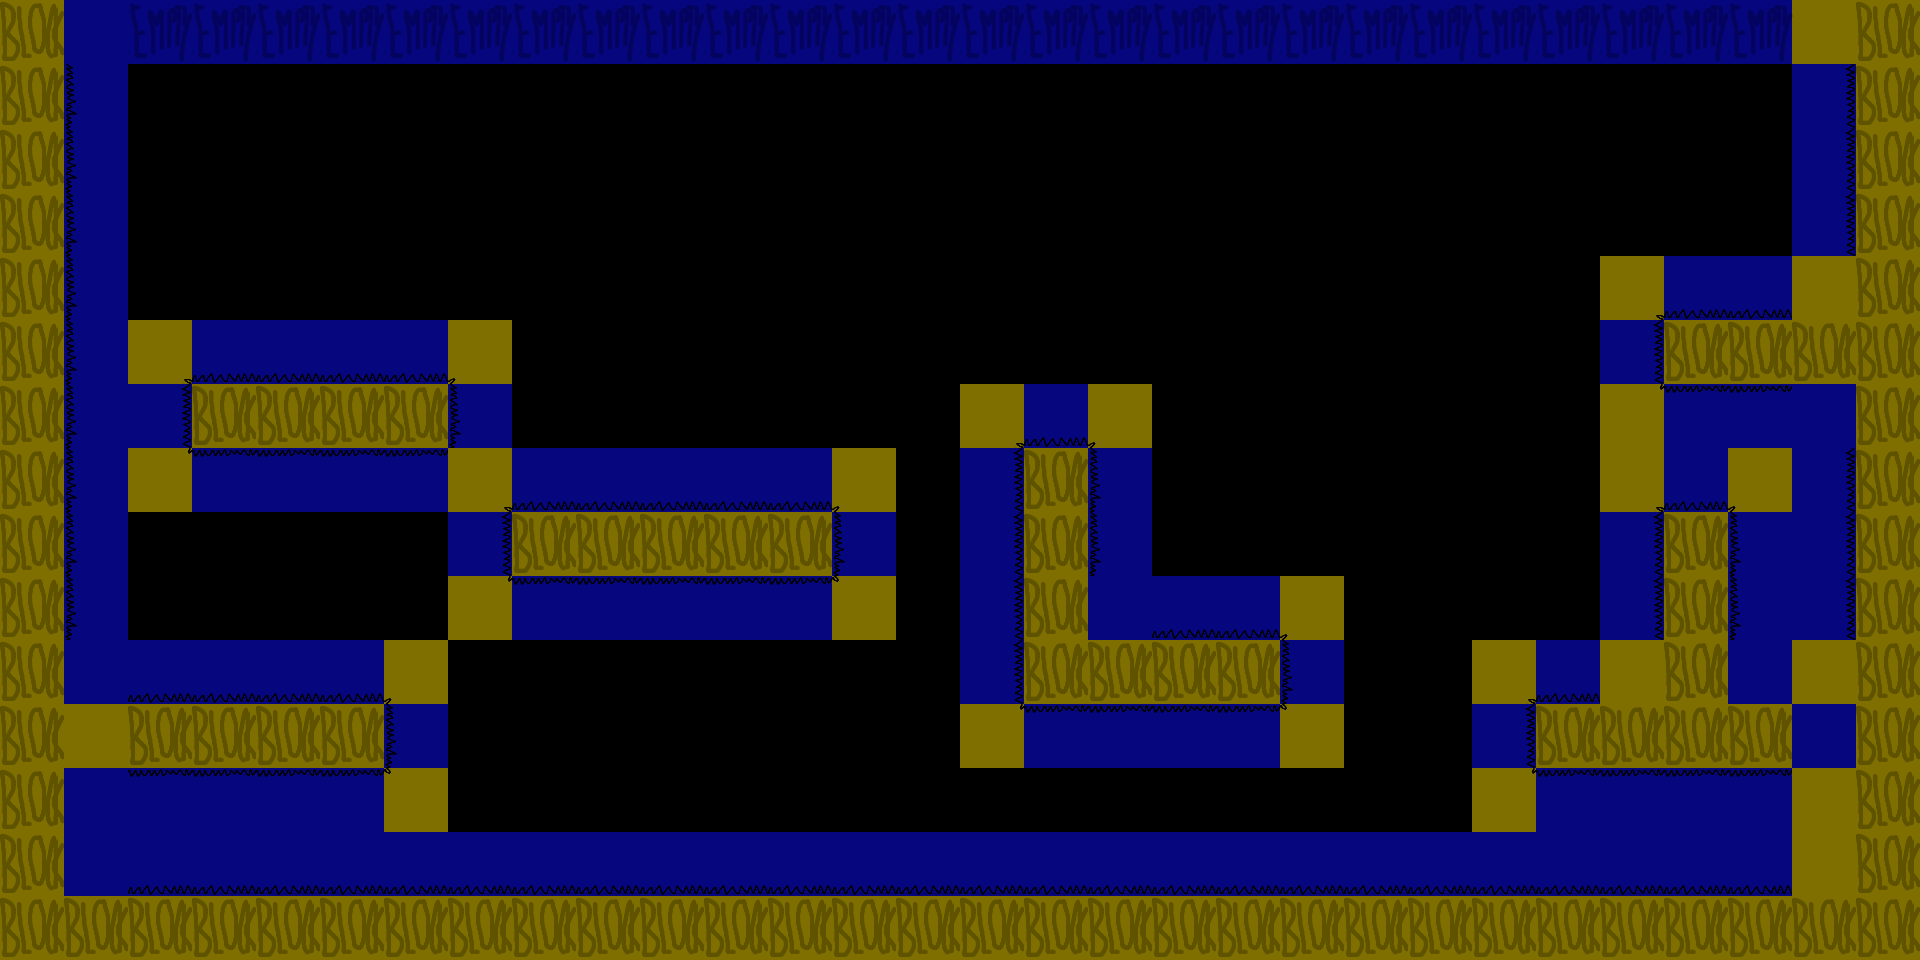

This is a level from a 2D game, rendered from its Tiled map with the project's own tilesets. A one-line summary and the map file follow, with tile-layer data summarised:
An orthogonal 30x15 tile map with 64x64 px tiles, 1 tile layer (map) and 58 objects.

<map version="1.0" orientation="orthogonal" width="30" height="15" tilewidth="64" tileheight="64">
 <tileset firstgid="1" name="tiles" tilewidth="64" tileheight="64">
  <image source="tiles.png" width="384" height="768" />
 </tileset>
 <layer name="map" width="30" height="15">
  <data>[450 cells, 251 non-empty, 21 distinct tile ids]</data>
 </layer>
 <objectgroup name="powerup" width="30" height="15">
  <object x="128" y="128" />
  <object x="512" y="128" />
  <object x="704" y="128" />
  <object x="960" y="128" />
  <object x="1344" y="128" />
  <object x="1408" y="128" />
  <object x="1472" y="128" />
  <object x="1536" y="128" />
 </objectgroup>
 <objectgroup name="ground" width="30" height="15">
  <object x="128" y="832" />
  <object x="896" y="832" />
  <object x="1728" y="832" />
  <object x="1472" y="832" />
  <object x="1216" y="832" />
  <object x="704" y="832" />
  <object x="384" y="832" />
  <object x="192" y="640" />
  <object x="320" y="640" />
  <object x="320" y="320" />
  <object x="576" y="448" />
  <object x="640" y="448" />
  <object x="704" y="448" />
  <object x="768" y="448" />
  <object x="1152" y="576" />
  <object x="1216" y="576" />
  <object x="1088" y="384" />
  <object x="1728" y="256" />
  <object x="1792" y="256" />
  <object x="1600" y="640" />
  <object x="1728" y="448" />
  <object x="1024" y="384" />
  <object x="384" y="320" />
  <object x="256" y="320" />
  <object x="256" y="640" />
 </objectgroup>
 <objectgroup name="fly" width="30" height="15">
  <object x="384" y="512" />
  <object x="576" y="640" />
  <object x="896" y="704" />
  <object x="960" y="576" />
  <object x="896" y="320" />
  <object x="704" y="320" />
  <object x="576" y="256" />
  <object x="1216" y="256" />
  <object x="1344" y="384" />
  <object x="1344" y="512" />
  <object x="1472" y="640" />
  <object x="1536" y="448" />
  <object x="1536" y="256" />
  <object x="1344" y="640" />
  <object x="1088" y="768" />
  <object x="1216" y="768" />
  <object x="704" y="704" />
  <object x="640" y="768" />
  <object x="512" y="704" />
  <object x="448" y="640" />
  <object x="512" y="768" />
  <object x="192" y="512" />
  <object x="128" y="384" />
  <object x="128" y="512" />
  <object x="192" y="256" />
 </objectgroup>
</map>